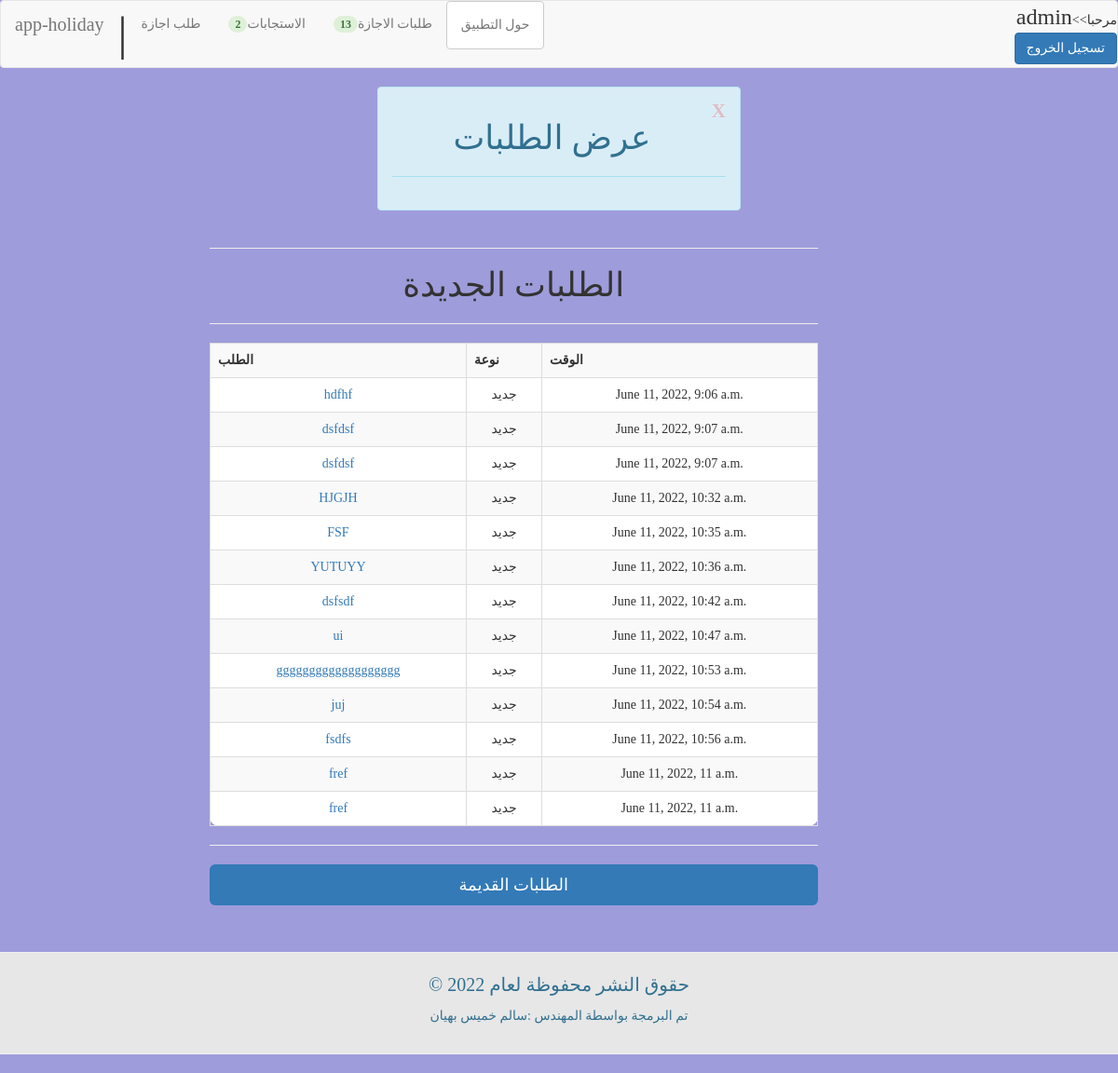
/show_req (signed in), run on the app's committed database.
### fpag/models.py (models this page shows, shortened)
class Reqi_holy(models.Model):
	name_sir=models.CharField(max_length=50)
	typ_holy=models.CharField(max_length=20)
	reson=models.CharField(max_length=50)
	num_day=models.CharField(max_length=10)
	date_start=models.CharField(max_length=15)
	time1=models.DateTimeField(default=datetime.datetime.now)
	address=models.CharField(max_length=50)
	full_name=models.CharField(max_length=50)
	order=models.CharField(max_length=50)
	signing=models.CharField(max_length=50)
	agree=models.CharField(max_length=1,default="0")
	see=models.CharField(max_length=5,default="جديد")
	class Meta:
		verbose_name="جدول المعلمين"

### fpag/views.py (the view)
# urls.py: path('show_req',views.show_req,name='show_req'),
def show_req(request):
	global r1,r2
	e=Reqi_holy.objects.filter(see='جديد')
	if str(request.user)=="admin":
		sh1=Reqi_holy.objects.filter(see="جديد")
		sh2=Reqi_holy.objects.filter(see="قديم")
		return render(request,'show_reqs.html',{"num":len(r2),"sh1":sh1,"sh2":sh2,"im":r1})
	else:
		messages.info(request,"ليس لديك الصلاحيات الازمة")
		return redirect("/")

### templates/show_reqs.html (shortened to what this page needs)
{% extends 'styles.html' %}
 {% block content %}
<center>
<div class="container wow bounceInRight" data-wow-delay="0.5s">
<div class="row">
<div class="col-md-4"></div>
<div class="col-md-4 alert alert-info">
<button type="button" class="close" data-dismiss="alert"><font color="red">X</font></button>
<h1 align="center" class="wow bounceInRight" data-wow-delay="0.6s" >عرض الطلبات</h1>
<hr>
</div>
</div>
<div class="row">
<div class="col-md-2"></div>
<div class="col-md-7">
<hr>
<h1 class="wow bounceInRight" data-wow-delay="0.7s" >الطلبات الجديدة</h1>
<hr>
<div style="background-color: white;border-radius:10px;" class="wow bounceInRight" data-wow-delay="0.8s" >
<table summary="" class="table table-striped table-bordered text-center" >
<tr><th>الطلب</th><th>نوعة</th><th>الوقت</th></tr>
{% for d in sh1 %}
<tr><td><a href="{% url 'show_msg' pro_name=d.pk %}" > {{d.typ_holy}}</a></td><td id="u">{{d.see}}
</td><td>{{d.time1}}</td></tr>
{% endfor %}
</table>
</div>
<hr>
<details>
<summary><h1 class="btn-primary btn-lg btn-block" style="cursor:pointer;">الطلبات القديمة</h1>
</summary>
</details>
</div>
</div>
</div>
{% endblock content %}

### templates/styles.html (shortened to what this page needs)
{% load static %}
<!DOCTYPE html>
<html>
<head>
<link href="{% static 'css/jquery-ui.min.css' %}" rel="stylesheet" />
<link href="{% static 'css/bootstrap.min.css' %}" rel="stylesheet" />
<link href="{% static 'css/animate.min.css' %}" rel="stylesheet" />
</head>
<body  style="font-family:KacstQurn,Suruma;background-color:#9F9CDB;" data-offset="50">
<nav class="navbar navbar-default">
  <div class="container-fluid">
    <div class="navbar-header">
      <a class="navbar-brand wow bounceIn" style="font-size:20px;" href="/" data-wow-delay="0.5s" >app-holiday</a><span class="divider" style="height:100px;font-size:50px;">|</span>
    </div>
    <div class="collapse navbar-collapse" id="bs-example-navbar-collapse-1">
      <ul class="nav navbar-nav">
        {% if user.is_authenticated %}
        <li class="jmp wow bounceIn" data-wow-delay="1s"
 {% if 'req_holy' in request.path %}
 class="nav-item active"
 {% else %}
        class="nav-item"
        {% endif %}
       class="jmp wow bounceIn" data-wow-delay="1.2s" ><a href="{% url 'req_holy' %}">طلب اجازة</a></li>
        <li class="jmp wow bounceIn" data-wow-delay="1.3s"
 {% if 'acceptes' in request.path %}
 class="nav-item active"
 {% else %}
        class="nav-item"
        {% endif %}
        ><a href="{% url 'acceptes' %}"><span id="ppp1" class="badge text-right alert-success">{{im}}</span>الاستجابات</a></li>
        <li class="jmp wow bounceIn" data-wow-delay="1.4s"
{% if 'show_req' in request.path %}
 class="nav-item active"
 {% else %}
        class="nav-item"
        {% endif %}
        ><a href="{% url 'show_req' %}"><span id="ppp2" class="badge text-right alert-success">{{num}}</span>طلبات الاجازة</a></li>
        {% endif %}
        <li class="jmp wow bounceIn" data-wow-delay="1.5s"
{% if 'shost' in request.path %}
 class="nav-item active"
 {% else %}
        class="nav-item"
        {% endif %}
       id="about"  ><a id="about" class="btn btn-default" href="#">حول التطبيق</a></li>
      </ul>
       {% if user.is_authenticated %}
       <table  class="navbar-right"><tr><td>
      <span class="navbar-right wow bounceIn" data-wow-delay="1.6s" ><font size='5' >{{user}}</font><<مرحبا</span></td><tr><td>
      <a  href="{% url 'logout1' %}" class="btn btn-primary navbar-right wow bounceIn" data-wow-delay="1.7s" >تسجيل الخروج</a></td></tr></table>
      {% endif %}
    </div>
  </div>
</nav>
{% block content %}
{% endblock content %}
<br>
<div style="background:#e7e7e7;" class="wow bounceInRight" >
<hr>
 <footer id="copyright">
            <div class="container-fluid text-info">
                <div class="row">
                    <div class="col-md-12 text-center">
                        <p style="font-size:20px;" data-wow-offset="50" data-wow-delay="0.3s">
                       	 &copy; حقوق النشر محفوظة لعام 2022</p>
                       	 <p>تم البرمجة بواسطة المهندس :سالم خميس بهيان</p>
                    </div>
                </div>
            </div>
        </footer>
        <hr>
        </div>
</body>
</html>

### data on the page
Reqi_holy: typ_holy "hdfhf", see "جديد", time1 "June 11, 2022, 9:06 a.m."
Reqi_holy: typ_holy "dsfdsf", see "جديد", time1 "June 11, 2022, 9:07 a.m."
Reqi_holy: typ_holy "dsfdsf", see "جديد", time1 "June 11, 2022, 9:07 a.m."
Reqi_holy: typ_holy "HJGJH", see "جديد", time1 "June 11, 2022, 10:32 a.m."
Reqi_holy: typ_holy "FSF", see "جديد", time1 "June 11, 2022, 10:35 a.m."
Reqi_holy: typ_holy "YUTUYY", see "جديد", time1 "June 11, 2022, 10:36 a.m."
Reqi_holy: typ_holy "dsfsdf", see "جديد", time1 "June 11, 2022, 10:42 a.m."
Reqi_holy: typ_holy "ui", see "جديد", time1 "June 11, 2022, 10:47 a.m."
Reqi_holy: typ_holy "ggggggggggggggggggg", see "جديد", time1 "June 11, 2022, 10:53 a.m."
Reqi_holy: typ_holy "juj", see "جديد", time1 "June 11, 2022, 10:54 a.m."
Reqi_holy: typ_holy "fsdfs", see "جديد", time1 "June 11, 2022, 10:56 a.m."
Reqi_holy: typ_holy "fref", see "جديد", time1 "June 11, 2022, 11 a.m."
Reqi_holy: typ_holy "fref", see "جديد", time1 "June 11, 2022, 11 a.m."

### other printed values
{{ im }} "2"
{{ num }} "13"
{{ user }} "admin"
